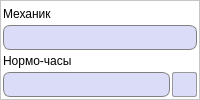
         <widget class="QFrame" name="frame_12">
          <property name="minimumSize">
           <size>
            <width>0</width>
            <height>0</height>
           </size>
          </property>
          <property name="styleSheet">
           <string notr="true">QFrame {
	background-color: white;
}</string>
          </property>
          <property name="frameShape">
           <enum>QFrame::StyledPanel</enum>
          </property>
          <property name="frameShadow">
           <enum>QFrame::Raised</enum>
          </property>
          <layout class="QGridLayout" name="gridLayout_21">
           <property name="leftMargin">
            <number>2</number>
           </property>
           <property name="topMargin">
            <number>2</number>
           </property>
           <property name="rightMargin">
            <number>2</number>
           </property>
           <property name="bottomMargin">
            <number>2</number>
           </property>
           <property name="horizontalSpacing">
            <number>2</number>
           </property>
           <property name="verticalSpacing">
            <number>1</number>
           </property>
           <item row="3" column="0">
            <widget class="QLineEdit" name="mechanic2HoursLine">
             <property name="minimumSize">
              <size>
               <width>0</width>
               <height>25</height>
              </size>
             </property>
             <property name="maximumSize">
              <size>
               <width>16777215</width>
               <height>16777215</height>
              </size>
             </property>
             <property name="font">
              <font>
               <pointsize>10</pointsize>
              </font>
             </property>
             <property name="styleSheet">
              <string notr="true">QLineEdit {
	border: 1px solid gray;
    border-radius: 7px;
    background-color: #dbdcf7;
	padding-left: 3px;
}</string>
             </property>
             <property name="inputMask">
              <string/>
             </property>
            </widget>
           </item>
           <item row="2" column="0" colspan="2">
            <widget class="QLabel" name="label_29">
             <property name="font">
              <font>
               <pointsize>9</pointsize>
              </font>
             </property>
             <property name="styleSheet">
              <string notr="true">QLabel {
	background-color: transparent;
	border: 0px;
}</string>
             </property>
             <property name="text">
              <string>Нормо-часы</string>
             </property>
            </widget>
           </item>
           <item row="3" column="1">
            <widget class="QPushButton" name="clearMechanic2Button">
             <property name="minimumSize">
              <size>
               <width>25</width>
               <height>25</height>
              </size>
             </property>
             <property name="maximumSize">
              <size>
               <width>25</width>
               <height>25</height>
              </size>
             </property>
             <property name="toolTip">
              <string>Вернуть работника</string>
             </property>
             <property name="styleSheet">
              <string notr="true">QPushButton {
	background-color: #dbdcf7;
	border: 1px solid #999999;
	border-radius: 2px;
}

QPushButton:hover {
	background-color: #d5d6f0;
	border: 1px solid #acacac;
}

QPushButton:pressed {
	background-color: #cbcde6;
	border: 2px solid #999999;
}</string>
             </property>
             <property name="text">
              <string/>
             </property>
             <property name="icon">
              <iconset resource="images.qrc">
               <normaloff>:/images/returnEmployee.png</normaloff>:/images/returnEmployee.png</iconset>
             </property>
             <property name="iconSize">
              <size>
               <width>25</width>
               <height>25</height>
              </size>
             </property>
             <property name="autoDefault">
              <bool>false</bool>
             </property>
            </widget>
           </item>
           <item row="0" column="0" colspan="2">
            <widget class="QLabel" name="label_28">
             <property name="font">
              <font>
               <pointsize>9</pointsize>
              </font>
             </property>
             <property name="styleSheet">
              <string notr="true">QLabel {
	background-color: transparent;
	border: 0px;
}</string>
             </property>
             <property name="text">
              <string>Механик</string>
             </property>
            </widget>
           </item>
           <item row="1" column="0" colspan="2">
            <widget class="QLineEdit" name="mechanic2Line">
             <property name="minimumSize">
              <size>
               <width>0</width>
               <height>25</height>
              </size>
             </property>
             <property name="font">
              <font>
               <pointsize>10</pointsize>
              </font>
             </property>
             <property name="focusPolicy">
              <enum>Qt::NoFocus</enum>
             </property>
             <property name="styleSheet">
              <string notr="true">QLineEdit {
	border: 1px solid gray;
    border-radius: 7px;
    background-color: #dbdcf7;
	padding-left: 3px;
}</string>
             </property>
             <property name="readOnly">
              <bool>true</bool>
             </property>
            </widget>
           </item>
          </layout>
         </widget>
